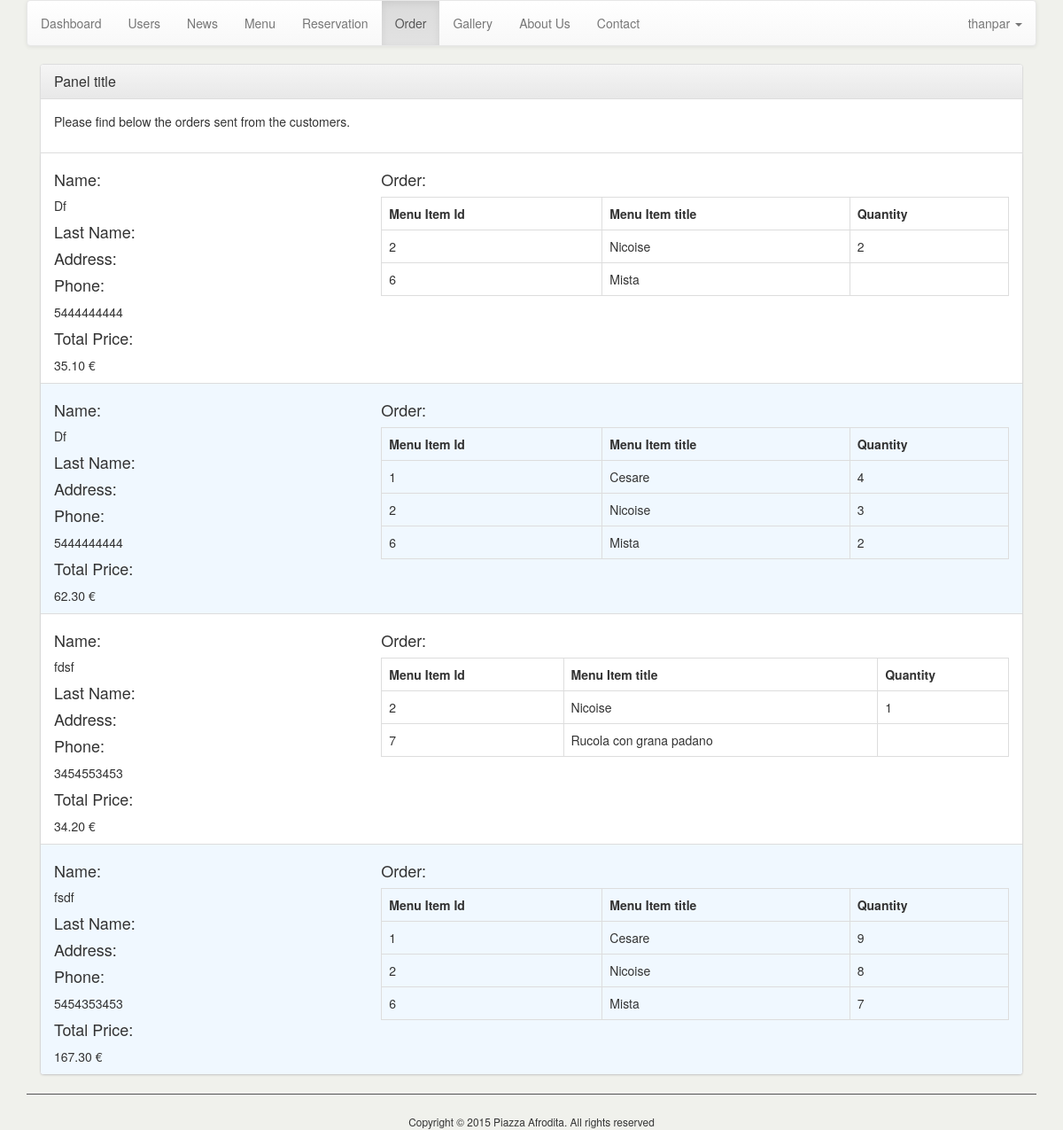
/admin/index.php?page=order (signed in), run on the app's committed database.
### tables this page shows
CREATE TABLE IF NOT EXISTS `orders` (
`id` int(11) NOT NULL,
  `quantities` varchar(200) NOT NULL,
  `TotalPrice` decimal(10,2) NOT NULL,
  `name` varchar(200) NOT NULL,
  `last` varchar(200) NOT NULL,
  `phone` varchar(200) NOT NULL,
  `menuIds` varchar(200) NOT NULL,
  `address` varchar(200) NOT NULL
);

CREATE TABLE IF NOT EXISTS `menu` (
`id` int(11) NOT NULL,
  `title` varchar(200) NOT NULL,
  `body` longtext NOT NULL,
  `image` varchar(200) NOT NULL,
  `categoryId` int(11) NOT NULL,
  `price` decimal(20,2) NOT NULL
);

### admin/index.php (called while the page is built)
<?php include('template/header.php'); ?>
<?php include('views/'.$page.'.php'); ?>
<?php include('template/footer.php'); ?>

### admin/functions/data.php (called while the page is built, shortened)
<?php
    function get_orders_data($dbc){
        $q="SELECT * FROM orders ORDER BY id DESC";
        $r=mysqli_query($dbc,$q);
        return $r;
    }
    function get_menu_data_by_id($dbc,$id){
        $q="SELECT * FROM menu WHERE id = $id";
        $r = mysqli_query($dbc,$q);
        $row = mysqli_fetch_assoc($r);
        return $row;
    }
?>

### admin/views/order.php (the view)
<?php
     $result = get_orders_data($dbc);
?>
<section>
    <div class=row">
        <div class="col-md-12">
            <div class="panel panel-default">
                <div class="panel-heading">
                    <h3 class="panel-title">Panel title</h3>
                </div>
              <div class="panel-body">
                <p>Please find below the orders sent from the customers.</p>
              </div>
                <ul class="list-group">
                    <?php while($row=mysqli_fetch_assoc($result)){
                        $counter++;?>
                        <li class="list-group-item" id="reservation-list-group-<?php if($counter%2==0)echo 'trendycolour'?>">
                            <div class="row">
                            <div class="col-md-4">
                                <h4>Name: </h4><p><?php echo $row['name']; ?></p>
                                <h4>Last Name: </h4><p><?php echo $row['last']; ?></p>
                                <h4>Address: </h4><p><?php echo $row['address'] ?> </p>
                                <h4>Phone: </h4><p><?php echo $row['phone']; ?></p>
                                <h4>Total Price: </h4><?php echo $row['TotalPrice']; ?> €
                            </div>
                            <div class="col-md-8">
                                <h4>Order: </h4>
                                    <table class="table table-bordered">
                                        <tr>
                                            <th>Menu Item Id</th>
                                            <th>Menu Item title</th>
                                            <th>Quantity</th>
                                        </tr>
                                        <?php
                                            $menuIdsArray = explode(",",$row['menuIds'],-1);
                                            $menuItemsQuantities = explode(",",$row['quantities'],-1);
                                            $i=0;
                                            foreach($menuIdsArray as $values){?>
                                                <tr>
                                                    <td><?php echo $values?></td>
                                                    <td><?php $menuRow = get_menu_data_by_id($dbc, $values); echo $menuRow['title']; ?></td>
                                                    <td><?php echo $menuItemsQuantities[$i]; $i++; ?></td>
                                                </tr>
                                        <?php }?>
                                    </table>
                            </div>
                           </div>
                        </li>
                    <?php } ?>
                </ul>
            </div>
        </div>
    </div>
</section>

### admin/config/css.php (style rules this page uses)
body { background-color: #F0F1EC; }
.list-group { padding-left: 15px; }
.list-group { padding-left:0; }
#reservation-list-group-trendycolour { background-color: aliceblue; }

### data on the page
orders: name "Df", phone "5444444444", TotalPrice "35.10", menuIds "2", menu.title "Nicoise", quantities "2", menuIds "6", menu.title "Mista"
orders: name "Df", phone "5444444444", TotalPrice "62.30", menuIds "1", menu.title "Cesare", quantities "4", menuIds "2", menu.title "Nicoise", quantities "3", menuIds "6", menu.title "Mista", quantities "2"
orders: name "fdsf", phone "3454553453", TotalPrice "34.20", menuIds "2", menu.title "Nicoise", quantities "1", menuIds "7", menu.title "Rucola con grana padano"
orders: name "fsdf", phone "5454353453", TotalPrice "167.30", menuIds "1", menu.title "Cesare", quantities "9", menuIds "2", menu.title "Nicoise", quantities "8", menuIds "6", menu.title "Mista", quantities "7"

### other printed values
$_SESSION['username'] "thanpar"
